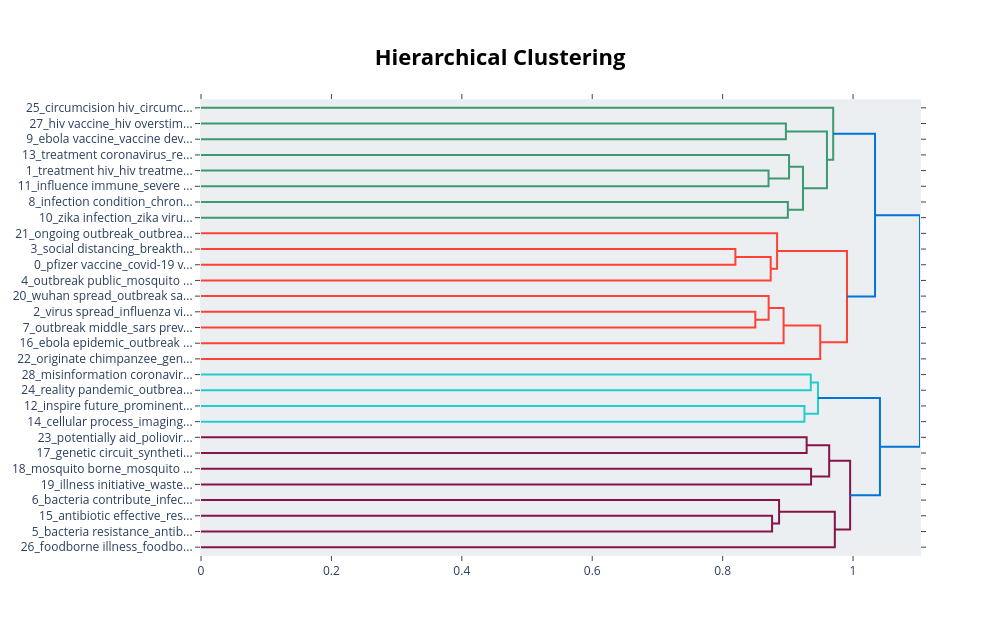

The notebook cell saved with this chart:
### Code cell
model.visualize_hierarchy().show()

### Figure 1 — Plotly figure (JSON) as saved in the notebook; plotly's stock layout.template omitted (floating-point values rounded to 4 significant figures)
{"data": [{"hoverinfo": "text", "marker": {"color": "rgb(61,153,112)"}, "mode": "lines", "type": "scatter", "x": [0.0, 0.897, 0.897, 0.0], "xaxis": "x", "y": [-15.0, -15.0, -25.0, -25.0], "yaxis": "y"}, {"hoverinfo": "text", "marker": {"color": "rgb(61,153,112)"}, "mode": "lines", "type": "scatter", "x": [0.0, 0.8704, 0.8704, 0.0], "xaxis": "x", "y": [-45.0, -45.0, -55.0, -55.0], "yaxis": "y"}, {"hoverinfo": "text", "marker": {"color": "rgb(61,153,112)"}, "mode": "lines", "type": "scatter", "x": [0.0, 0.9019, 0.9019, 0.8704], "xaxis": "x", "y": [-35.0, -35.0, -50.0, -50.0], "yaxis": "y"}, {"hoverinfo": "text", "marker": {"color": "rgb(61,153,112)"}, "mode": "lines", "type": "scatter", "x": [0.0, 0.9, 0.9, 0.0], "xaxis": "x", "y": [-65.0, -65.0, -75.0, -75.0], "yaxis": "y"}, {"hoverinfo": "text", "marker": {"color": "rgb(61,153,112)"}, "mode": "lines", "type": "scatter", "x": [0.9019, 0.9232, 0.9232, 0.9], "xaxis": "x", "y": [-42.5, -42.5, -70.0, -70.0], "yaxis": "y"}, {"hoverinfo": "text", "marker": {"color": "rgb(61,153,112)"}, "mode": "lines", "type": "scatter", "x": [0.897, 0.96, 0.96, 0.9232], "xaxis": "x", "y": [-20.0, -20.0, -56.25, -56.25], "yaxis": "y"}, {"hoverinfo": "text", "marker": {"color": "rgb(61,153,112)"}, "mode": "lines", "type": "scatter", "x": [0.0, 0.9696, 0.9696, 0.96], "xaxis": "x", "y": [-5.0, -5.0, -38.12, -38.12], "yaxis": "y"}, {"hoverinfo": "text", "marker": {"color": "rgb(255,65,54)"}, "mode": "lines", "type": "scatter", "x": [0.0, 0.8196, 0.8196, 0.0], "xaxis": "x", "y": [-95.0, -95.0, -105.0, -105.0], "yaxis": "y"}, {"hoverinfo": "text", "marker": {"color": "rgb(255,65,54)"}, "mode": "lines", "type": "scatter", "x": [0.8196, 0.8737, 0.8737, 0.0], "xaxis": "x", "y": [-100.0, -100.0, -115.0, -115.0], "yaxis": "y"}, {"hoverinfo": "text", "marker": {"color": "rgb(255,65,54)"}, "mode": "lines", "type": "scatter", "x": [0.0, 0.8835, 0.8835, 0.8737], "xaxis": "x", "y": [-85.0, -85.0, -107.5, -107.5], "yaxis": "y"}, {"hoverinfo": "text", "marker": {"color": "rgb(255,65,54)"}, "mode": "lines", "type": "scatter", "x": [0.0, 0.8501, 0.8501, 0.0], "xaxis": "x", "y": [-135.0, -135.0, -145.0, -145.0], "yaxis": "y"}, {"hoverinfo": "text", "marker": {"color": "rgb(255,65,54)"}, "mode": "lines", "type": "scatter", "x": [0.0, 0.8706, 0.8706, 0.8501], "xaxis": "x", "y": [-125.0, -125.0, -140.0, -140.0], "yaxis": "y"}, {"hoverinfo": "text", "marker": {"color": "rgb(255,65,54)"}, "mode": "lines", "type": "scatter", "x": [0.8706, 0.8934, 0.8934, 0.0], "xaxis": "x", "y": [-132.5, -132.5, -155.0, -155.0], "yaxis": "y"}, {"hoverinfo": "text", "marker": {"color": "rgb(255,65,54)"}, "mode": "lines", "type": "scatter", "x": [0.8934, 0.9496, 0.9496, 0.0], "xaxis": "x", "y": [-143.8, -143.8, -165.0, -165.0], "yaxis": "y"}, {"hoverinfo": "text", "marker": {"color": "rgb(255,65,54)"}, "mode": "lines", "type": "scatter", "x": [0.8835, 0.9907, 0.9907, 0.9496], "xaxis": "x", "y": [-96.25, -96.25, -154.4, -154.4], "yaxis": "y"}, {"hoverinfo": "text", "marker": {"color": "rgb(0,116,217)"}, "mode": "lines", "type": "scatter", "x": [0.9696, 1.034, 1.034, 0.9907], "xaxis": "x", "y": [-21.56, -21.56, -125.3, -125.3], "yaxis": "y"}, {"hoverinfo": "text", "marker": {"color": "rgb(35,205,205)"}, "mode": "lines", "type": "scatter", "x": [0.0, 0.9352, 0.9352, 0.0], "xaxis": "x", "y": [-175.0, -175.0, -185.0, -185.0], "yaxis": "y"}, {"hoverinfo": "text", "marker": {"color": "rgb(35,205,205)"}, "mode": "lines", "type": "scatter", "x": [0.0, 0.9254, 0.9254, 0.0], "xaxis": "x", "y": [-195.0, -195.0, -205.0, -205.0], "yaxis": "y"}, {"hoverinfo": "text", "marker": {"color": "rgb(35,205,205)"}, "mode": "lines", "type": "scatter", "x": [0.9352, 0.9462, 0.9462, 0.9254], "xaxis": "x", "y": [-180.0, -180.0, -200.0, -200.0], "yaxis": "y"}, {"hoverinfo": "text", "marker": {"color": "rgb(133,20,75)"}, "mode": "lines", "type": "scatter", "x": [0.0, 0.9288, 0.9288, 0.0], "xaxis": "x", "y": [-215.0, -215.0, -225.0, -225.0], "yaxis": "y"}, {"hoverinfo": "text", "marker": {"color": "rgb(133,20,75)"}, "mode": "lines", "type": "scatter", "x": [0.0, 0.9356, 0.9356, 0.0], "xaxis": "x", "y": [-235.0, -235.0, -245.0, -245.0], "yaxis": "y"}, {"hoverinfo": "text", "marker": {"color": "rgb(133,20,75)"}, "mode": "lines", "type": "scatter", "x": [0.9288, 0.9634, 0.9634, 0.9356], "xaxis": "x", "y": [-220.0, -220.0, -240.0, -240.0], "yaxis": "y"}, {"hoverinfo": "text", "marker": {"color": "rgb(133,20,75)"}, "mode": "lines", "type": "scatter", "x": [0.0, 0.8758, 0.8758, 0.0], "xaxis": "x", "y": [-265.0, -265.0, -275.0, -275.0], "yaxis": "y"}, {"hoverinfo": "text", "marker": {"color": "rgb(133,20,75)"}, "mode": "lines", "type": "scatter", "x": [0.0, 0.8865, 0.8865, 0.8758], "xaxis": "x", "y": [-255.0, -255.0, -270.0, -270.0], "yaxis": "y"}, {"hoverinfo": "text", "marker": {"color": "rgb(133,20,75)"}, "mode": "lines", "type": "scatter", "x": [0.8865, 0.972, 0.972, 0.0], "xaxis": "x", "y": [-262.5, -262.5, -285.0, -285.0], "yaxis": "y"}, {"hoverinfo": "text", "marker": {"color": "rgb(133,20,75)"}, "mode": "lines", "type": "scatter", "x": [0.9634, 0.9955, 0.9955, 0.972], "xaxis": "x", "y": [-230.0, -230.0, -273.8, -273.8], "yaxis": "y"}, {"hoverinfo": "text", "marker": {"color": "rgb(0,116,217)"}, "mode": "lines", "type": "scatter", "x": [0.9462, 1.041, 1.041, 0.9955], "xaxis": "x", "y": [-190.0, -190.0, -251.9, -251.9], "yaxis": "y"}, {"hoverinfo": "text", "marker": {"color": "rgb(0,116,217)"}, "mode": "lines", "type": "scatter", "x": [1.034, 1.103, 1.103, 1.041], "xaxis": "x", "y": [-73.44, -73.44, -220.9, -220.9], "yaxis": "y"}], "layout": {"autosize": false, "height": 635, "hoverlabel": {"bgcolor": "white", "font": {"family": "Rockwell", "size": 16}}, "hovermode": "closest", "plot_bgcolor": "#ECEFF1", "showlegend": false, "title": {"font": {"color": "Black", "size": 22}, "text": "<b>Hierarchical Clustering</b>", "x": 0.5, "xanchor": "center", "yanchor": "top"}, "width": 1000, "xaxis": {"mirror": "allticks", "rangemode": "tozero", "showgrid": false, "showline": true, "showticklabels": true, "ticks": "outside", "type": "linear", "zeroline": false}, "yaxis": {"mirror": "allticks", "range": [-290, 0], "rangemode": "tozero", "showgrid": false, "showline": true, "showticklabels": true, "tickmode": "array", "ticks": "outside", "ticktext": ["25_circumcision hiv_circumc...", "27_hiv vaccine_hiv overstim...", "9_ebola vaccine_vaccine dev...", "13_treatment coronavirus_re...", "1_treatment hiv_hiv treatme...", "11_influence immune_severe ...", "8_infection condition_chron...", "10_zika infection_zika viru...", "21_ongoing outbreak_outbrea...", "3_social distancing_breakth...", "0_pfizer vaccine_covid-19 v...", "4_outbreak public_mosquito ...", "20_wuhan spread_outbreak sa...", "2_virus spread_influenza vi...", "7_outbreak middle_sars prev...", "16_ebola epidemic_outbreak ...", "22_originate chimpanzee_gen...", "28_misinformation coronavir...", "24_reality pandemic_outbrea...", "12_inspire future_prominent...", "14_cellular process_imaging...", "23_potentially aid_poliovir...", "17_genetic circuit_syntheti...", "18_mosquito borne_mosquito ...", "19_illness initiative_waste...", "6_bacteria contribute_infec...", "15_antibiotic effective_res...", "5_bacteria resistance_antib...", "26_foodborne illness_foodbo..."], "tickvals": [-5, -15, -25, -35, -45, -55, -65, -75, -85, -95, -105, -115, -125, -135, -145, -155, -165, -175, -185, -195, -205, -215, -225, -235, -245, -255, -265, -275, -285], "type": "linear", "zeroline": false}}}
